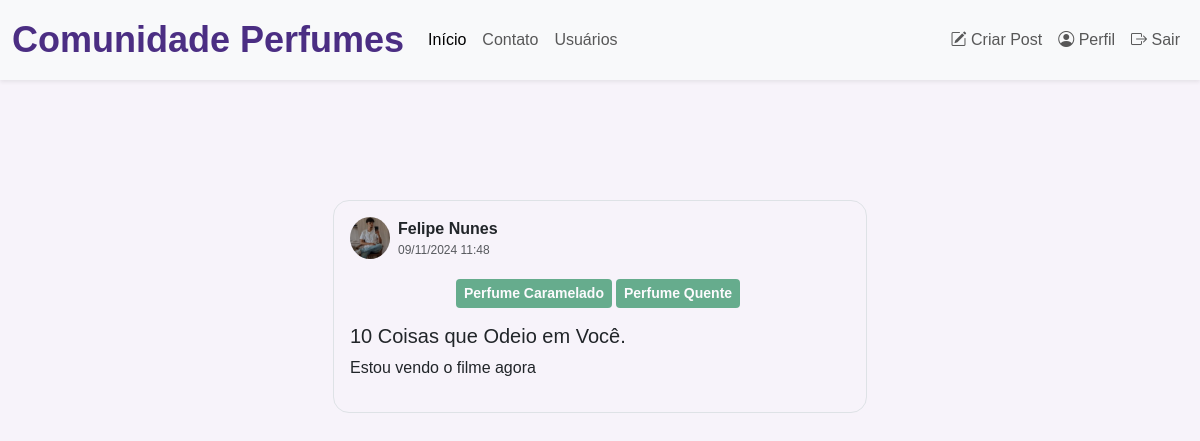
/post/2 (signed in), run on the app's committed database.
### comunidadeperfum/models.py (models this page shows)
class Usuario(database.Model, UserMixin):
    id = database.Column(database.Integer, primary_key=True)
    username = database.Column(database.String, nullable=False)
    email = database.Column(database.String, nullable=False, unique=True)
    senha = database.Column(database.String, nullable=False)
    foto_perfil = database.Column(database.String, default='default.png', nullable=False)
    perfil_bio = database.Column(database.String, default='Escreva sua bio...', nullable=False)
    posts = database.relationship('Post', backref='autor', lazy=True)
    perfumes = database.Column(database.String, nullable=False, default='Não Informado.')

class Post(database.Model):
    id = database.Column(database.Integer, primary_key=True)
    titulo = database.Column(database.String, nullable=False)
    corpo = database.Column(database.Text, nullable=False)
    data_criacao = database.Column(database.DateTime, nullable=False, default=datetime.utcnow)
    id_usuario = database.Column(database.Integer, database.ForeignKey('usuario.id'), nullable= False)

### comunidadeperfum/routes.py (the view)
@app.route('/post/<post_id>', methods=['GET', 'POST'])
@login_required
def exibir_post(post_id):
    post = Post.query.get(post_id)
    if post is None:
        flash('Postagem não encontrada.', 'danger')
        return redirect(url_for('homepage'))
    if current_user == post.autor:
        form = FormCriarPost()
        if request.method == 'GET':
            form.titulo.data = post.titulo
            form.corpo.data = post.corpo
        elif form.validate_on_submit():
            post.titulo = form.titulo.data
            post.corpo = form.corpo.data
            database.session.commit()
            flash('Postagem editada com sucesso.', 'success')
            return redirect(url_for('homepage'))
    else:
        form = None
    return render_template('post.html', post=post, form=form)

### comunidadeperfum/models.py (called while the page is built)
@login_manager.user_loader
def load_usuario(id_usuario):
    return Usuario.query.get(int(id_usuario))

### comunidadeperfum/templates/post.html (shortened to what this page needs)
{% extends 'base.html' %}
{% block body %}
<div class="container mt-4">
    <div class="row justify-content-center  m-post">
        <div class="col-md-6">
            <div class="border mt-2 p-3 rounded-4 meupost">
                <div class="d-flex align-items-center mb-3">
                    <img src="{{ url_for('static', filename='images/' + (post.autor.foto_perfil)) }}" width="40" class="rounded-circle perfil-home me-2">
                    <div>
                        <strong>{{ post.autor.username }}</strong>
                        <small class="text-muted d-block" style="font-size: 12px;">{{ post.data_criacao.strftime('%d/%m/%Y %H:%M') }}</small>
                    </div>
                </div>
                <div class="d-flex justify-content-center flex-wrap">
                    {% for perfume in post.autor.perfumes.split(';')[:3] %}
                        <button type="button" class="btn btn-success btn-sm mt-1 me-1" disabled>{{ perfume }}</button>
                    {% endfor %}
                </div>
                <div class="mt-3">
                    <h5>{{ post.titulo }}</h5>
                    <p>{{ post.corpo }}</p>
                </div>
            </div>
        </div>
    </div>
</div>
{% endblock %}

### comunidadeperfum/static/style.css (style rules this page uses)
:root { --color-primary: #7e5a9b; --color-secondary: #d4c2e8; --color-accent: #5b3a6b; --color-background: #f7f3fa; --color-text-dark: #333; --color-text-light: #fff; }
body { background: var(--color-background); font-family: Arial, sans-serif; }
.btn-primary, .btn-success { font-weight: bold; border: none; background-color: var(--color-primary); color: var(--color-text-light); transition: background-color 0.3s ease; }
.m-post { margin-top: 7em; }

### data on the page
Usuario: foto_perfil (picture), autor.username "Felipe Nunes"
Post: data_criacao "09/11/2024 11:48", titulo "10 Coisas que Odeio em Você.", corpo "Estou vendo o filme agora"

### other printed values
{{ perfume }} "Perfume Caramelado" "Perfume Quente"
